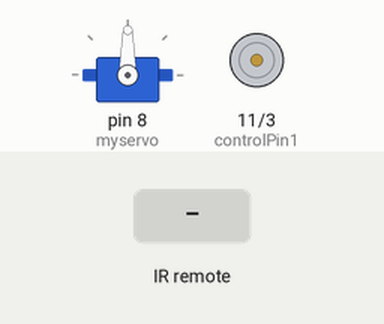
A sketch run on a simulated Arduino Uno, built with avr-gcc and run on an emulated ATmega328P. Shown: servo, motor-driver pin pairs drawn as motors (green arrow = first pin HIGH = forward, orange = second pin HIGH = backward, longer = more drive, scaled by the enable pin). The inputs (shaded band) are chosen by the test bench. What the sketch prints to the serial monitor is not drawn.

Above: at 1.2 s.
1.3 s: infrared code 0xE318261B received
2.8 s: infrared code 0x511DBB received
At 3.9 s:
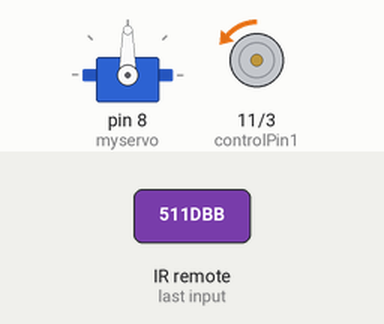
4.3 s: infrared code 0xA3C8EDDB received
At 5.0 s:
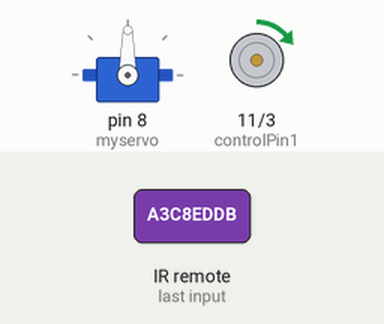
5.8 s: infrared code 0xE318261B received
At 6.2 s:
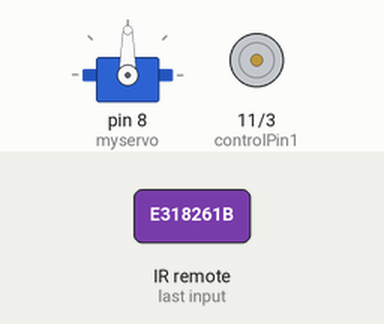
7.3 s: infrared code 0x511DBB received
Timing chart, 0 to 9.8 s (numbered marks = the images above; inputs shaded):
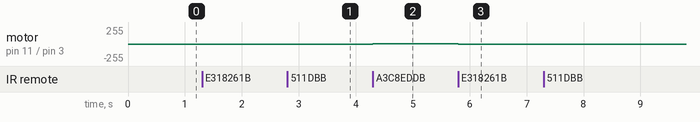

Measured:
- after the input at 2.8 s, motor on pin 11 (controlPin1) / pin 3 (controlPin2): stopped → backward 1/255 at once
- after the input at 4.3 s, motor on pin 11 (controlPin1) / pin 3 (controlPin2): backward 1/255 → forward 1/255 at once
- after the input at 5.8 s, motor on pin 11 (controlPin1) / pin 3 (controlPin2): forward 1/255 → stopped at once

The sketch:

sketch_apr04b.ino
```cpp
#include <IRremote.h>
#include <Servo.h>

int RECV_PIN = 2;

IRrecv irrecv(RECV_PIN);

decode_results results;
Servo myservo;

const int controlPin1 = 11;
const int controlPin2 = 3;
const int enablePin = 5;
const int irPin = 2;

int pos = 0;

bool isMotorOn = false;

void setup() {
  pinMode(controlPin1, OUTPUT);
  pinMode(controlPin2, OUTPUT);
  pinMode(enablePin, OUTPUT);

  myservo.attach(8);

  Serial.begin(9600);

  irrecv.enableIRIn();

}

void loop() {
  if (irrecv.decode(&results)) {
    if(results.value == 0x511DBB){
      motorMove(true);
      pos++;
    }
    if(results.value == 0xA3C8EDDB){
      motorMove(false);
      pos--;
    }
    if(results.value == 0xE318261B){
      motorState();
    }
    irrecv.resume(); // Receive the next value
  }
  analogWrite(enablePin, isMotorOn);
  Serial.println(isMotorOn);
}

void motorMove(bool motorDirection){
  //left is true, right is false
  if(motorDirection){
    digitalWrite(controlPin1, LOW);
    digitalWrite(controlPin2, HIGH);
  }
  if(!motorDirection){
    digitalWrite(controlPin1, HIGH);
    digitalWrite(controlPin2, LOW);
  }
}

void motorState(){
  isMotorOn = !isMotorOn;
}
/* up down left right power
511DBB
A3C8EDDB
52A3D41F
20FE4DBB
E318261B

 *
 *
 * /
 */
```
